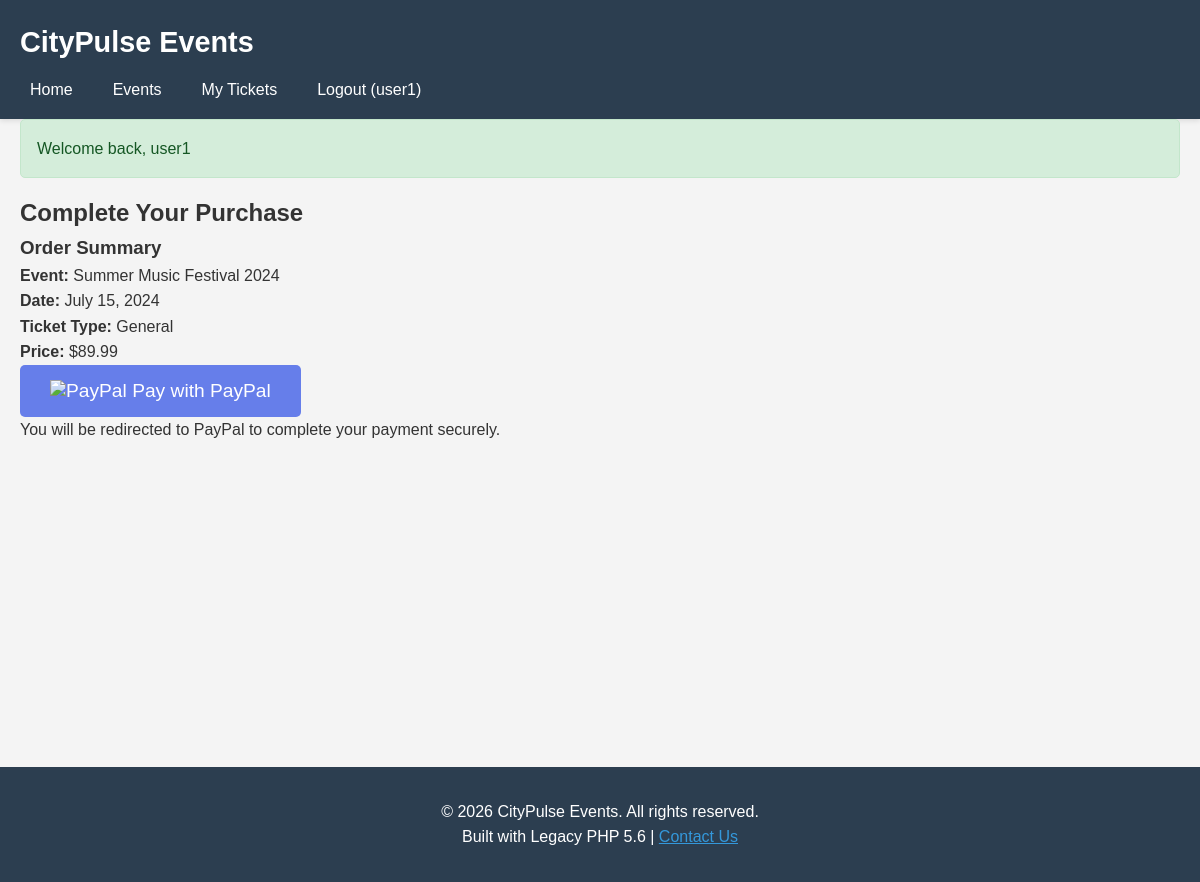
The app's page /tickets/checkout.php?ticket_id=1 (signed in) with its own data.
### tables this page shows
CREATE TABLE events (
    id INT AUTO_INCREMENT PRIMARY KEY,
    title VARCHAR(200) NOT NULL,
    description TEXT NOT NULL,
    venue_id INT,
    organizer_id INT NOT NULL,
    event_date DATE NOT NULL,
    start_time TIME NOT NULL,
    end_time TIME NOT NULL,
    category INT,
    max_capacity INT NOT NULL,
    price DECIMAL(10, 2) NOT NULL,
    status ENUM('active', 'cancelled', 'completed') DEFAULT 'active',
    image_path VARCHAR(255),
    created_at DATETIME DEFAULT CURRENT_TIMESTAMP,
    FOREIGN KEY (venue_id) REFERENCES venues(id),
    FOREIGN KEY (organizer_id) REFERENCES organizers(id),
    FOREIGN KEY (category) REFERENCES categories(id)
);

CREATE TABLE tickets (
    id INT AUTO_INCREMENT PRIMARY KEY,
    event_id INT NOT NULL,
    user_id INT NOT NULL,
    ticket_type ENUM('general', 'vip') DEFAULT 'general',
    price DECIMAL(10, 2) NOT NULL,
    purchase_date DATETIME DEFAULT CURRENT_TIMESTAMP,
    payment_status ENUM('pending', 'completed', 'failed') DEFAULT 'pending',
    paypal_txn_id VARCHAR(100),
    qr_code VARCHAR(100) UNIQUE,
    FOREIGN KEY (event_id) REFERENCES events(id),
    FOREIGN KEY (user_id) REFERENCES users(id)
);

### includes/functions.php (called while the page is built, shortened)
<?php
function get_event($event_id) {
    $sql = "SELECT e.*, v.name as venue_name, v.address, v.city, v.capacity as venue_capacity,
            u.name as organizer_name, u.email as organizer_email, c.name as category_name
            FROM events e
            LEFT JOIN venues v ON e.venue_id = v.id
            LEFT JOIN users u ON e.organizer_id = u.id
            LEFT JOIN categories c ON e.category = c.id
            WHERE e.id = $event_id";
    $result = query($sql);
    return fetch_assoc($result);
}
function get_ticket($ticket_id) {
    $sql = "SELECT * FROM tickets WHERE id = $ticket_id";
    $result = query($sql);
    return fetch_assoc($result);
}
function format_currency($amount) {
    return '$' . number_format($amount, 2);
}
function format_date($date) {
    return date('F j, Y', strtotime($date));
}
?>

### includes/db.php (called while the page is built, shortened)
<?php
$db = mysqli_connect(DB_HOST, DB_USER, DB_PASS, DB_NAME);
function query($sql) {
    global $db;
    $result = mysqli_query($db, $sql);
    return $result;
}
function fetch_assoc($result) {
    return mysqli_fetch_assoc($result);
}
?>

### tickets/checkout.php (the view, shortened to what this page needs)
<?php
require_once '../includes/db.php';
require_once '../includes/functions.php';
$ticket_id = $_GET['ticket_id'];
$ticket = get_ticket($ticket_id);
$event = get_event($ticket['event_id']);
include '../includes/header.php';
?>
<div class="checkout">
    <h2>Complete Your Purchase</h2>
    <div class="order-summary">
        <h3>Order Summary</h3>
        <p><strong>Event:</strong> <?php echo $event['title']; ?></p>
        <p><strong>Date:</strong> <?php echo format_date($event['event_date']); ?></p>
        <p><strong>Ticket Type:</strong> <?php echo ucfirst($ticket['ticket_type']); ?></p>
        <p><strong>Price:</strong> <?php echo format_currency($ticket['price']); ?></p>
    </div>
    <form action="<?php echo PAYPAL_URL; ?>" method="post">
        <button type="submit" class="btn btn-large">
            <img src="https://www.paypalobjects.com/webstatic/en_US/i/buttons/checkout-logo-large.png" alt="PayPal">
            Pay with PayPal
        </button>
    </form>
    <p class="payment-note">You will be redirected to PayPal to complete your payment securely.</p>
</div>
<?php include '../includes/footer.php'; ?>

### css/style.css (style rules this page uses)
* { margin: 0; padding: 0; box-sizing: border-box; }
body { font-family: Arial, sans-serif; line-height: 1.6; color: #333; background-color: #f4f4f4; }
.btn { display: inline-block; padding: 10px 20px; background-color: #667eea; color: white; text-decoration: none; border-radius: 5px; border: none; cursor: pointer; font-size: 1rem; transition: background 0.3s; }
.btn-large { padding: 15px 30px; font-size: 1.2rem; }

### records on screen
events: title "Summer Music Festival 2024", event_date "July 15, 2024"
tickets: ticket_type "General", price "$89.99"

### other values on screen
SITE_NAME "CityPulse Events"
$_SESSION['username'] "user1"
$_SESSION['message'] "Welcome back, user1"
